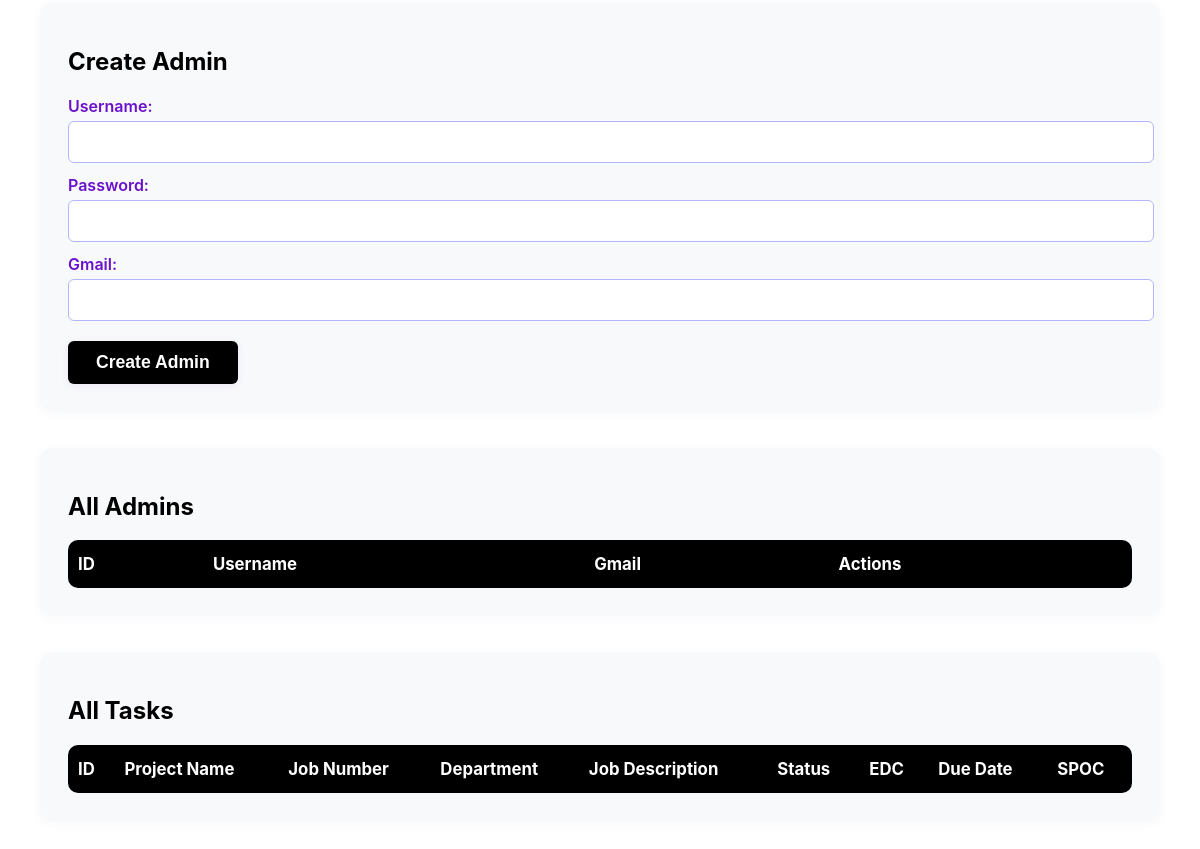
Before: /superadmin/dashboard (lower part) with the older database file.
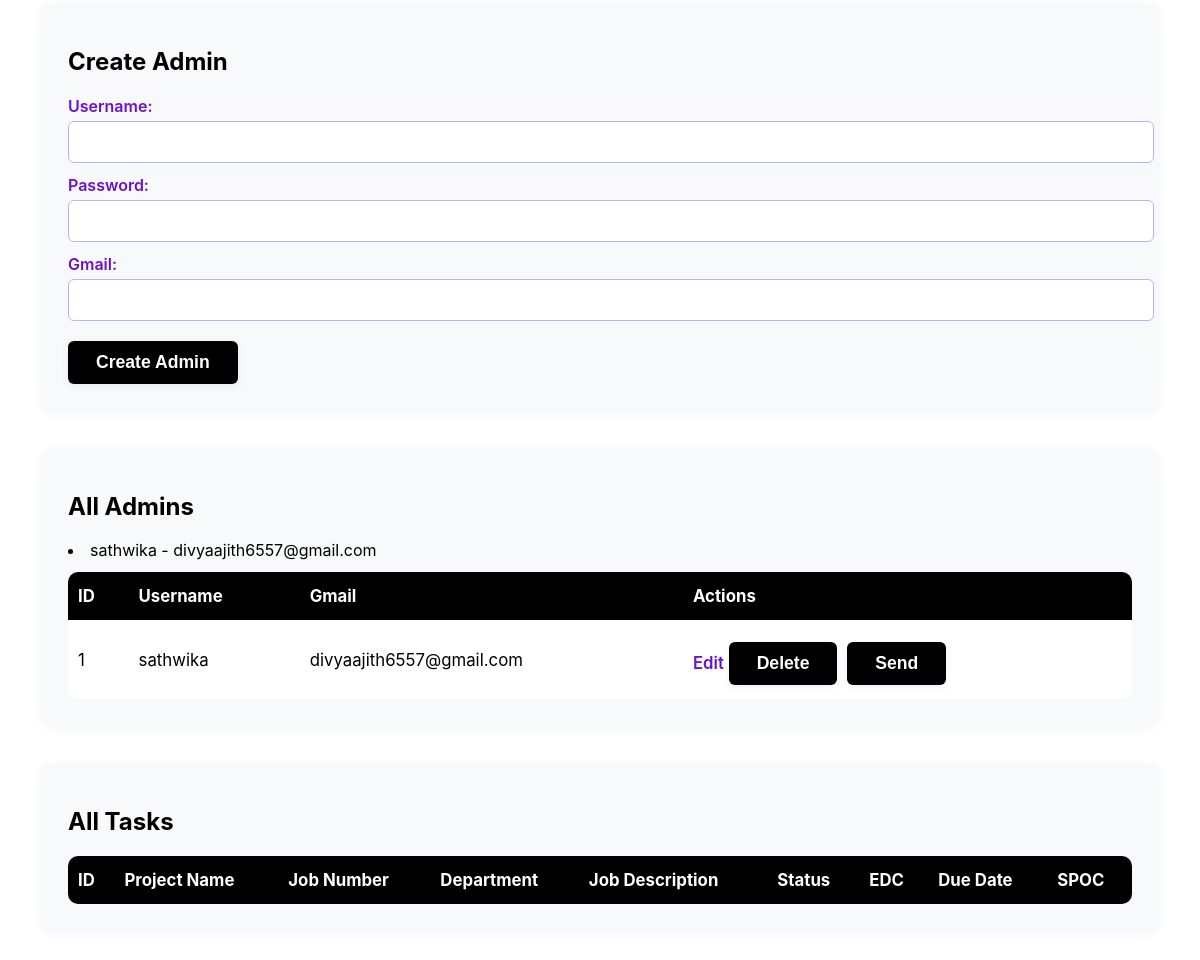
After: the same page with the newer database file.
### tables this page shows
CREATE TABLE user (
    id INTEGER PRIMARY KEY AUTOINCREMENT, 
    username TEXT NOT NULL UNIQUE,
    password TEXT NOT NULL,
    role TEXT NOT NULL DEFAULT 'user',
    email TEXT NOT NULL UNIQUE,
    department_id INTEGER,
    FOREIGN KEY (department_id) REFERENCES department(id)
);

### app.py (the view, shortened to what this page needs)
@app.route('/superadmin/dashboard', methods=['GET', 'POST'])
def superadmin_dashboard():
    departments = query_db("SELECT * FROM department")
    admins = query_db("SELECT * FROM user WHERE role='admin'")
    tasks = query_db("""
        SELECT task.*, department.name AS department_name
        FROM task
        JOIN department ON task.department_id = department.id
        ORDER BY task.id DESC
    """)
    return render_template('superadmin_dashboard.html', departments=departments, admins=admins,tasks=tasks)

### app.py (called while the page is built)
def get_db():
    db = getattr(g, '_database', None)
    if db is None:
        db = g._database = sqlite3.connect(DATABASE)
        db.row_factory = sqlite3.Row
    return db

@app.teardown_appcontext
def close_connection(exception):
    db = getattr(g, '_database', None)
    if db is not None:
        db.close()

def query_db(query, args=(), one=False, commit=False):
    cur = get_db().execute(query, args)
    rv = cur.fetchall()
    cur.close()
    if commit:
        get_db().commit()
    return (rv[0] if rv else None) if one else rv

@app.before_request
def seed_departments():
    departments = [
        'IT Department', 'Marketing Department', 'Graphic Designers',
        'Operations', 'Finance', 'HR', 'Sales',
        'Business Analyst', 'Executive Department'
    ]
    for name in departments:
        exists = query_db("SELECT id FROM department WHERE name = ?", [name], one=True)
        if not exists:
            query_db("INSERT INTO department (name) VALUES (?)", [name], commit=True)

### templates/superadmin_dashboard.html (shortened to what this page needs)
<!DOCTYPE html>
<html lang="en">
<head>
</head>
<body>
    <div class="container">
        <div class="form-section">
            <h2>Create Admin</h2>
            <form method="POST">
                <label>Username:</label>
                <input type="text" name="admin_username" required>
                <label>Password:</label>
                <input type="password" name="admin_password" required>
                <label>Gmail:</label>
                <input type="email" name="admin_email" required>
                <button type="submit">Create Admin</button>
            </form>
        </div>
        <div class="table-section">
            <h2>All Admins</h2>
            <table>
                <thead>
                    <tr>
                        <th>ID</th>
                        <th>Username</th>
                        <th>Gmail</th>
                        <th>Actions</th>
                    </tr>
                </thead>
                <tbody>
                    {% for admin in admins %}
                    <li>{{ admin['username'] }} - {{ admin['email'] }}</li>
                    <tr>
                        <td>{{ admin['id'] }}</td>
                        <td>{{ admin['username'] }}</td>
                        <td>{{ admin['email'] }}</td>
                        <td>
    <a href="{{ url_for('edit_admin', admin_id=admin['id']) }}">Edit</a>
    <form action="{{ url_for('delete_admin', admin_id=admin['id']) }}" method="POST" style="display:inline;">
        <button type="submit" onclick="return confirm('Are you sure you want to delete this admin?');">Delete</button>
    </form>
    <form action="{{ url_for('send_admin_credentials', admin_id=admin['id']) }}" method="POST" style="display:inline; margin-left: 5px;">
        <button type="submit">Send</button>
    </form>
</td>
                    </tr>
                    {% endfor %}
                </tbody>
            </table>
        </div>
        <div class="table-section">
            <h2>All Tasks</h2>
            <table>
                <thead>
                    <tr>
                        <th>ID</th>
                        <th>Project Name</th>
                        <th>Job Number</th>
                        <th>Department</th>
                        <th>Job Description</th>
                        <th>Status</th>
                        <th>EDC</th>
                        <th>Due Date</th>
                        <th>SPOC</th>
                    </tr>
                </thead>
            </table>
        </div>
    </div>
</body>
</html>

### templates/superadmin_dashboard.html (style rules this page uses)
body { font-family: 'Inter', Arial, sans-serif; margin: 0; background: linear-gradient(120deg,rgb(255, 255, 255) 0%,rgb(255, 255, 255) 100%); min-height: 100vh; }
.container { max-width: 1200px; margin: 40px auto; background: #fff; border-radius: 18px; padding: 36px 40px 40px 40px; box-shadow: 0 8px 32px rgba(80, 0, 120, 0.12); }
.form-section, .table-section { margin-bottom: 36px; background: #f8f9fb; border-radius: 12px; box-shadow: 0 2px 12px rgba(80,0,120,0.04); padding: 24px 28px 28px 28px; }
form { background: transparent; padding: 0; border-radius: 0; }
label { display: block; font-weight: 600; margin-bottom: 5px; color: #6a11cb; }
input, select, textarea { width: 100%; padding: 10px; border: 1.5px solid #b2b6ff; border-radius: 6px; margin-bottom: 12px; font-size: 1.04rem; background: #fff; transition: border 0.2s; }
button { background: linear-gradient(90deg,rgb(0, 0, 0) 0%,rgb(0, 0, 0) 100%); color: #fff; border: none; padding: 11px 28px; border-radius: 6px; font-size: 1.1rem; font-weight: 600; cursor: pointer; box-shadow: 0 2px 8px rgba(106,17,203,0.08); transition: background 0.18s, transform 0.15s; margin-top: 8px; display: inline-flex; align-items: center; gap: 7px; }
table { width: 100%; border-collapse: collapse; margin-top: 12px; background: #fff; border-radius: 10px; overflow: hidden; }
th, td { border: none; padding: 14px 10px; text-align: left; font-size: 1.05rem; }
th { background: linear-gradient(90deg,rgb(0, 0, 0) 0%,rgb(0, 0, 0) 100%); color: #fff; font-weight: 700; }
a { color: #6a11cb; font-weight: 600; text-decoration: none; transition: color 0.18s; }

Changed rows visible on the page:
added user: username "sathwika", email "divyaajith6557@gmail.com", id "1"
